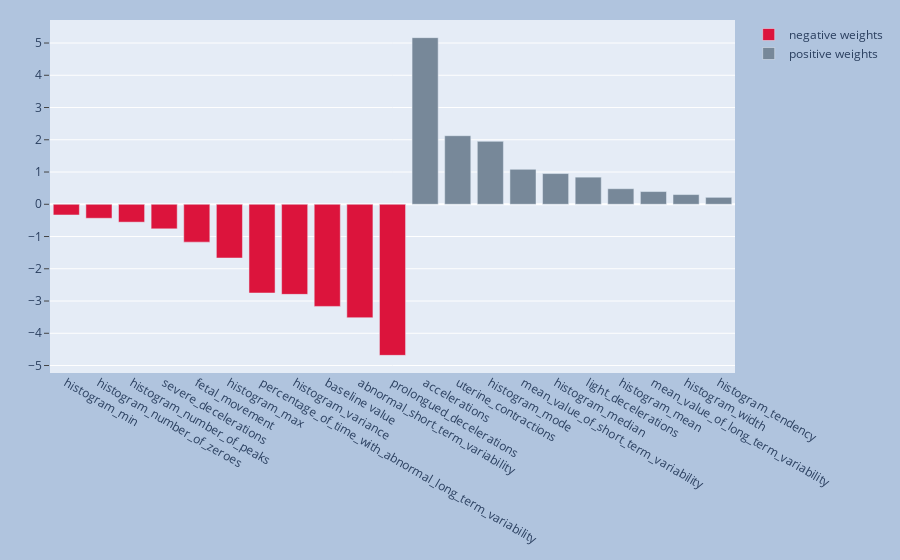

Notebook code cell kept with this figure:
### Code cell
import plotly.graph_objects as go

neg_weights = weight_df[weight_df["weight"] < 0].sort_values("weight", ascending = False)
pos_weights = weight_df[weight_df["weight"] > 0].sort_values("weight", ascending = False)

fig = go.Figure()
fig.add_trace(go.Bar(x=neg_weights.feature, y=neg_weights.weight,
                marker_color='crimson',
                name='negative weights'))
fig.add_trace(go.Bar(x=pos_weights.feature, y=pos_weights.weight,
                marker_color='lightslategrey',
                name='positive weights'
                ))
#fig.update_xaxes(visible = False)
fig.update_xaxes(nticks = 100)
fig.update_yaxes(nticks=20, ticks = "outside")
fig.update_layout(
    margin=dict(l=50, r=20, t=20, b=20),
    paper_bgcolor="LightSteelBlue"
)
fig.show()

### Figure 1 — Plotly figure (JSON) as saved in the notebook; plotly's stock layout.template omitted (floating-point values rounded to 4 significant figures)
{"data": [{"marker": {"color": "crimson"}, "name": "negative weights", "type": "bar", "x": ["histogram_min", "histogram_number_of_zeroes", "histogram_number_of_peaks", "severe_decelerations", "fetal_movement", "histogram_max", "percentage_of_time_with_abnormal_long_term_variability", "histogram_variance", "baseline value", "abnormal_short_term_variability", "prolongued_decelerations"], "y": [-0.3321, -0.434, -0.5545, -0.7611, -1.174, -1.667, -2.752, -2.793, -3.167, -3.517, -4.685]}, {"marker": {"color": "lightslategrey"}, "name": "positive weights", "type": "bar", "x": ["accelerations", "uterine_contractions", "histogram_mode", "mean_value_of_short_term_variability", "histogram_median", "light_decelerations", "histogram_mean", "mean_value_of_long_term_variability", "histogram_width", "histogram_tendency"], "y": [5.167, 2.126, 1.952, 1.085, 0.9521, 0.841, 0.4825, 0.3948, 0.301, 0.2152]}], "layout": {"margin": {"b": 20, "l": 50, "r": 20, "t": 20}, "paper_bgcolor": "LightSteelBlue", "xaxis": {"nticks": 100}, "yaxis": {"nticks": 20, "ticks": "outside"}}}
